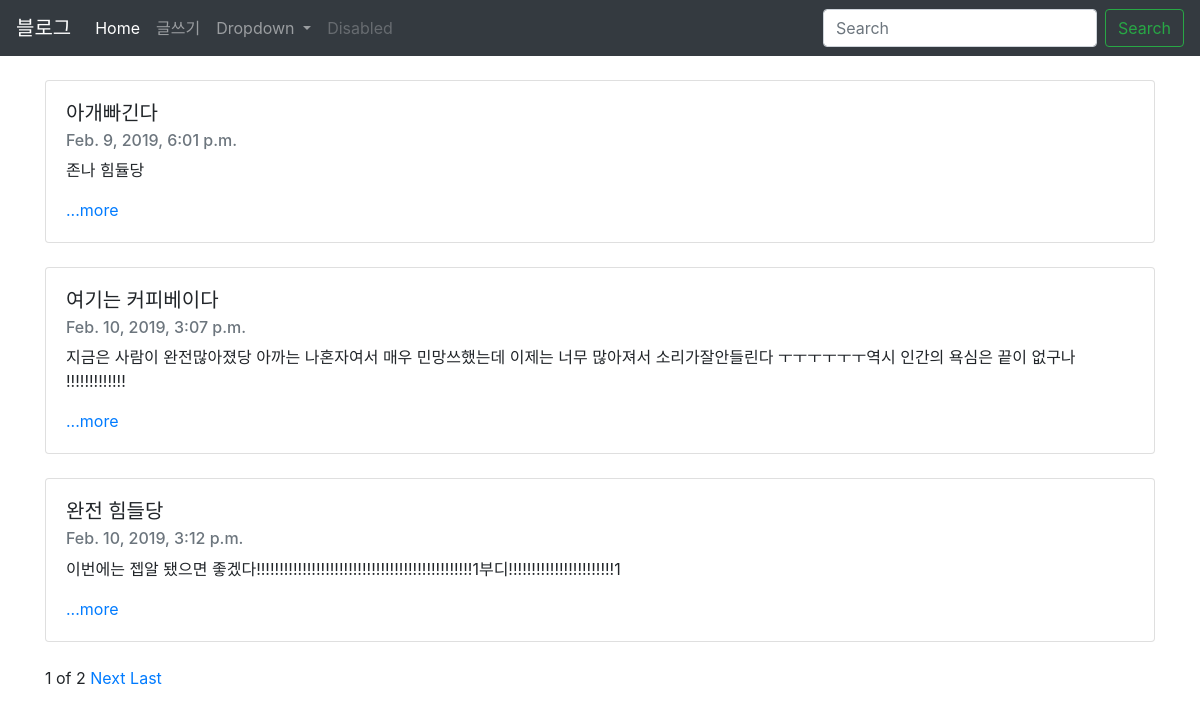
The page / on the database its author committed.
### blogapp/models.py (models this page shows, shortened)
class Blog(models.Model):
    title = models.CharField(max_length=200)
    pub_date = models.DateTimeField('date published')
    body = models.TextField()
    def summary(self):
        return self.body[:100]

### blogapp/views.py (the view)
# urls.py: 2. Add a URL to urlpatterns:  path('', views.home, name='home')
def home(request):
    blogs = Blog.objects
    blog_list = Blog.objects.all()
    paginator = Paginator(blog_list, 3)
    page = request.GET.get('page')
    posts = paginator.get_page(page)
    return render(request,'home.html',{'blogs':blogs,'posts':posts})

### blogapp/templates/home.html (shortened to what this page needs)
{% extends 'base.html' %}
{% block contents %}
<body> <br>
{% for blog in posts %}
<div class ="container">
    <div class="card">
    <div class="card-body">
    <h5 class="card-title">{{blog.title}}</h5>
    <h6 class="card-subtitle mb-2 text-muted">{{blog.pub_date}}</h6>
    <p class="card-text">{{blog.summary}}</p>
    <a href="{% url 'detail' blog.id %}" class="card-link">...more</a>
    </div></div>
</div><br>
{%endfor%}
<div class= "container">
<span>{{posts.number}}</span>
<span>of</span>
<span>{{posts.paginator.num_pages}}</span>
{% if posts.has_next %}
<a href="?page={{posts.next_page_number}}">Next</a>
<a href="?page={{posts.paginator.num_pages}}">Last</a>
{%endif%}
</div>
</body>
{% endblock %}

### blogproject/templates/base.html (shortened to what this page needs)
<head>
  <link rel="stylesheet" href="https://stackpath.bootstrapcdn.com/bootstrap/4.2.1/css/bootstrap.min.css">
</head>
<body>
  <nav class="navbar navbar-expand-lg navbar-dark bg-dark">
      <a class="navbar-brand" href="#">블로그</a>
      <div class="collapse navbar-collapse" id="navbarSupportedContent">
        <ul class="navbar-nav mr-auto">
          <li class="nav-item active">
            <a class="nav-link" href="{% url 'home' %}">Home <span class="sr-only">(current)</span></a>
          </li>
          <li class="nav-item">
            <a class="nav-link" href="{% url 'new' %}">글쓰기</a>
          </li>
          <li class="nav-item dropdown">
            <a class="nav-link dropdown-toggle" href="#" id="navbarDropdown" role="button" data-toggle="dropdown" aria-haspopup="true" aria-expanded="false">
              Dropdown
            </a>
          </li>
          <li class="nav-item">
            <a class="nav-link disabled" href="#" tabindex="-1" aria-disabled="true">Disabled</a>
          </li>
        </ul>
        <form class="form-inline my-2 my-lg-0">
          <input class="form-control mr-sm-2" type="search" placeholder="Search" aria-label="Search">
          <button class="btn btn-outline-success my-2 my-sm-0" type="submit">Search</button>
        </form>
      </div>
    </nav>
    {% block contents %}
    {% endblock %}
</body>

### rows shown on the page
Blog: title "아개빠긴다", pub_date "Feb. 9, 2019, 6:01 p.m.", summary "존나 힘듈당"
Blog: title "여기는 커피베이다", pub_date "Feb. 10, 2019, 3:07 p.m.", summary "지금은 사람이 완전많아졌당 아까는 나혼자여서 매우 민망쓰했는데 이제는 너무 많아져서 소리가잘안들린다 ㅜㅜㅜㅜㅜㅜ역시 인간의 욕심은 끝이 없구나 !!!!!!!!!!!!!"
Blog: title "완전 힘들당", pub_date "Feb. 10, 2019, 3:12 p.m.", summary "이번에는 젭알 됐으면 좋겠다!!!!!!!!!!!!!!!!!!!!!!!!!!!!!!!!!!!!!!!!!!!!!!!1부디!!!!!!!!!!!!!!!!!!!!!!!1"

### other values the page prints
{{ posts.number }} "1"
{{ posts.paginator.num_pages }} "2"
